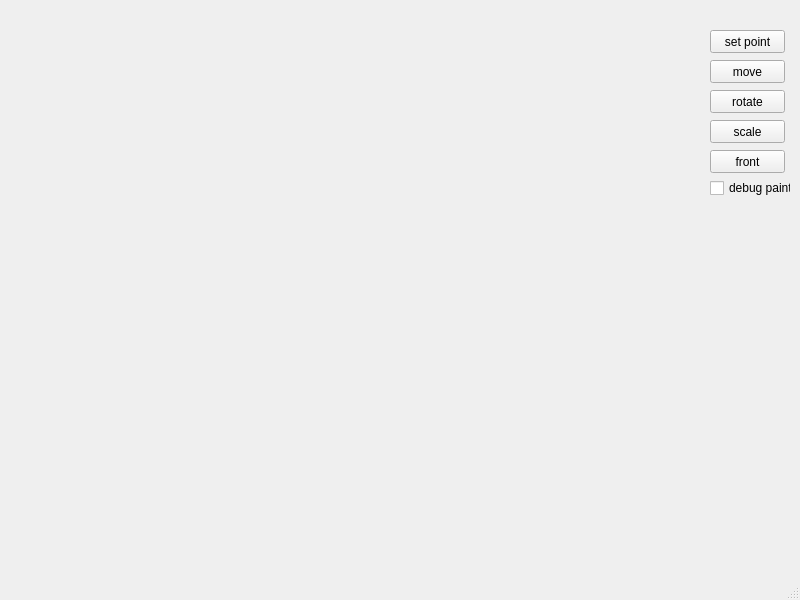
<?xml version="1.0" encoding="UTF-8"?>
<ui version="4.0">
 <class>Lab1</class>
 <widget class="QMainWindow" name="Lab1">
  <property name="geometry">
   <rect>
    <x>0</x>
    <y>0</y>
    <width>800</width>
    <height>600</height>
   </rect>
  </property>
  <property name="windowTitle">
   <string>Lab1</string>
  </property>
  <widget class="QWidget" name="centralwidget">
   <widget class="QPushButton" name="pushButton">
    <property name="geometry">
     <rect>
      <x>710</x>
      <y>30</y>
      <width>75</width>
      <height>23</height>
     </rect>
    </property>
    <property name="text">
     <string>set point</string>
    </property>
   </widget>
   <widget class="QPushButton" name="pushButton_2">
    <property name="geometry">
     <rect>
      <x>710</x>
      <y>60</y>
      <width>75</width>
      <height>23</height>
     </rect>
    </property>
    <property name="text">
     <string>move</string>
    </property>
   </widget>
   <widget class="QPushButton" name="pushButton_3">
    <property name="geometry">
     <rect>
      <x>710</x>
      <y>90</y>
      <width>75</width>
      <height>23</height>
     </rect>
    </property>
    <property name="text">
     <string>rotate</string>
    </property>
   </widget>
   <widget class="QPushButton" name="pushButton_4">
    <property name="geometry">
     <rect>
      <x>710</x>
      <y>120</y>
      <width>75</width>
      <height>23</height>
     </rect>
    </property>
    <property name="text">
     <string>scale</string>
    </property>
   </widget>
   <widget class="QPushButton" name="pushButton_5">
    <property name="geometry">
     <rect>
      <x>710</x>
      <y>150</y>
      <width>75</width>
      <height>23</height>
     </rect>
    </property>
    <property name="text">
     <string>front</string>
    </property>
   </widget>
   <widget class="QCheckBox" name="checkBox">
    <property name="geometry">
     <rect>
      <x>710</x>
      <y>180</y>
      <width>81</width>
      <height>16</height>
     </rect>
    </property>
    <property name="text">
     <string>debug paint</string>
    </property>
   </widget>
  </widget>
  <widget class="QMenuBar" name="menubar">
   <property name="geometry">
    <rect>
     <x>0</x>
     <y>0</y>
     <width>800</width>
     <height>21</height>
    </rect>
   </property>
  </widget>
  <widget class="QStatusBar" name="statusbar"/>
 </widget>
 <resources/>
 <connections/>
</ui>
